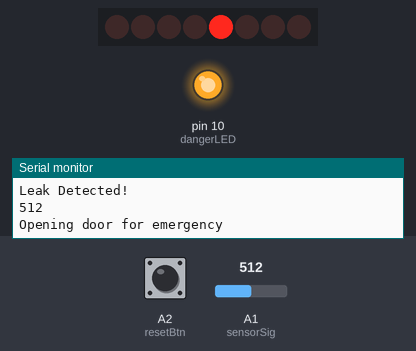
Simulated run of this sketch. Board: Arduino Uno, built with avr-gcc and run on an emulated ATmega328P. On the bench: 8 shift-register outputs drawn as a row of LEDs (first output left, lit = HIGH), output pins drawn as LEDs (lit = HIGH), the last lines printed to the serial monitor. Wiring (inferred from the names in the program): shift register (74HC595): data pin 11; shift clock pin 12; latch pin 13. Wiring (inferred from the signals the program sends): row of LEDs: on Q0, Q1, Q2, Q3, Q4, Q5, Q6, Q7. The inputs (shaded band) are chosen by the test bench; at power-on: A2 (resetBtn) HIGH, A1 (sensorSig) = 512. Pins used as bus, display or sensor lines are not drawn.

Above: at 3.5 s.
3.6 s: A2 (resetBtn) pulled LOW for 0.15 s
At 3.62 s:
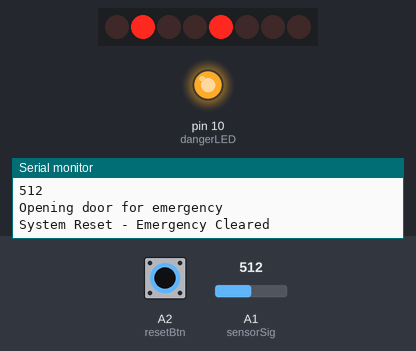
At 4.7 s:
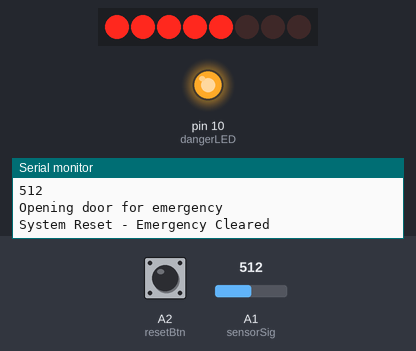
6.7 s: A2 (resetBtn) pulled LOW for 3.2 s
At 10.02 s:
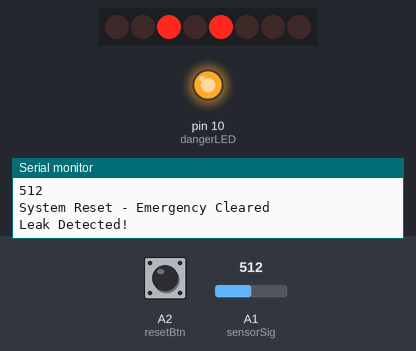
Timing chart, 0 to 14.2 s (numbered marks = the images above; inputs shaded):
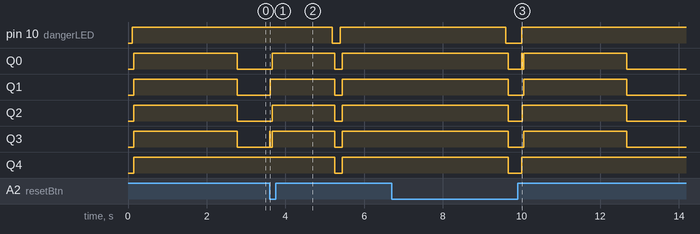

The sketch:

Password_Protected_Door.ino
```cpp
#include <Keypad.h>

//evt emergency
bool emergencyShutdown = false;
bool openedforEmergency = false;
const int resetBtn = A2;
const int dangerLED = 10;

//evt keypad
const byte rows = 4;
const byte columns = 4;

byte rowPins[rows] = {5, 4, 3, 2}; //connect to the row pinouts of the keypad
byte colPins[columns] = {6, 7, 8, 9}; //connect to the column pinouts of the keypad

char myKeys[rows][columns] = { //4x4 matrix keypad display
  {'1','2','3','A'},
  {'4','5','6','B'},
  {'7','8','9','C'},
  {'0','#','*','D'}
};

Keypad myKeypad = Keypad(makeKeymap(myKeys), rowPins, colPins, rows, columns); //function

//evt motor
const int latchPin = 13;
const int clockPin = 12;
const int dataPin = 11;

byte steps[] = {B00010001, B00010010, B00010100, B00011000}; // 4-step sequence pattern to 8 bit using the 74HC595

// pins for leak sensor
const int sensorVCC = A0;
const int sensorSig = A1;


void setup(){
  Serial.begin(9600);
  pinMode(latchPin, OUTPUT);
  pinMode(clockPin, OUTPUT);
  pinMode(dataPin, OUTPUT);
  updateShiftRegister(0); // 74HC595 starts at 0 OFF
  pinMode(sensorVCC, OUTPUT);
  digitalWrite(sensorVCC, LOW);// off by default
  pinMode(resetBtn, INPUT_PULLUP); // button connects pinA2 to GND
  pinMode(dangerLED, OUTPUT);
  digitalWrite(dangerLED, LOW);//red LED off
  updateShiftRegister(0);
}

void updateShiftRegister(byte data){ // for 74HC595 decoder, LOW -> take in -> HIGH
  digitalWrite(latchPin, LOW);
  shiftOut(dataPin, clockPin, MSBFIRST, data);
  digitalWrite(latchPin, HIGH);
}


void loop(){
  //below evt for emergency shutdown
  if (digitalRead(resetBtn) == LOW){ // -> if button is pressed
    if (emergencyShutdown){ // -> if shutdown is true -> there is a shutdown
      //shutdown happening + button pressed = no more shutdown
      Serial.println(F("System Reset - Emergency Cleared"));
      if (openedforEmergency){
        for (int i = 0; i < 128; i++){ // shift it back
            updateShiftRegister(steps[3]); delay(3);
            updateShiftRegister(steps[2]); delay(3);
            updateShiftRegister(steps[1]); delay(3);
            updateShiftRegister(steps[0]); delay(3);
          }
      }
      emergencyShutdown = false;
      openedforEmergency = false;
      digitalWrite(dangerLED, LOW);
      updateShiftRegister(0);
      delay(100);
      return;
      }
      updateShiftRegister(0);
    }

  if (emergencyShutdown){
    digitalWrite(dangerLED, HIGH);
    if (!openedforEmergency){ // if door is not opened
      Serial.println(F("Opening door for emergency"));
      for (int i = 0; i < 128; i++){
          for (int s = 0; s < 4; s++){
            updateShiftRegister(steps[s]);
            delay(5);
          }
        }
      }
    openedforEmergency = true; // leave door open
    updateShiftRegister(B00010000); // leave only LED open and door doesnt move
  }

  else {
    //below evt for key
    char myKey = myKeypad.getKey();
    if (myKey){
      Serial.println(myKey);
      if (myKey == 'A'){
        Serial.println(F("CORRECT INPUT - LED ON"));


        //below evt for door
        for (int i = 0; i<128; i++){
          for (int s = 0; s<4; s++){
            updateShiftRegister(steps[s]);
            delay(5);
          }
        }
        updateShiftRegister(B00010000); // motor off, only LED on
        delay(3000);


        for (int i = 0; i < 128; i++){ // shift it back
          updateShiftRegister(steps[3]); delay(3);
          updateShiftRegister(steps[2]); delay(3);
          updateShiftRegister(steps[1]); delay(3);
          updateShiftRegister(steps[0]); delay(3);
        }

        updateShiftRegister(0);
      }
      else {
        Serial.println(F("INCORRECT INPUT - LED OFF"));
        updateShiftRegister(0);
      }
    }

    //below evt for leak
    digitalWrite(sensorVCC, HIGH);
    delay(100);
    int leakValue = analogRead(sensorSig);
    digitalWrite(sensorVCC, LOW);

      if (leakValue < 700 && leakValue >5) { // <500 very wet, >900 is dry
        Serial.println(F("Leak Detected!"));
        Serial.println(leakValue);
        emergencyShutdown = true;
      }
    }
  }
```

Measured:
- after the input at 3.6 s, pin 10 (dangerLED): HIGH → LOW after 1.6 s, → HIGH 0.20 s later; Q0: LOW → HIGH after 0.06 s, → LOW 1.6 s later, → HIGH 0.18 s later
- after the input at 6.7 s, pin 10 (dangerLED): HIGH → LOW after 2.9 s, → HIGH 0.40 s later
